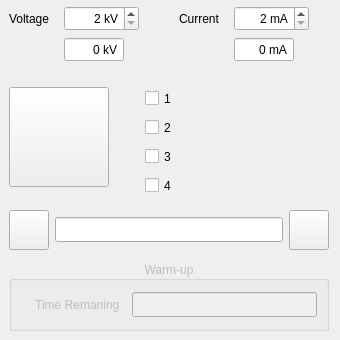
<?xml version="1.0" encoding="UTF-8"?>
<ui version="4.0">
 <class>TubeWidgetObject</class>
 <widget class="QWidget" name="TubeWidgetObject">
  <property name="geometry">
   <rect>
    <x>0</x>
    <y>0</y>
    <width>340</width>
    <height>340</height>
   </rect>
  </property>
  <property name="sizePolicy">
   <sizepolicy hsizetype="Fixed" vsizetype="Fixed">
    <horstretch>0</horstretch>
    <verstretch>0</verstretch>
   </sizepolicy>
  </property>
  <property name="minimumSize">
   <size>
    <width>340</width>
    <height>340</height>
   </size>
  </property>
  <property name="maximumSize">
   <size>
    <width>340</width>
    <height>340</height>
   </size>
  </property>
  <property name="windowTitle">
   <string>Form</string>
  </property>
  <layout class="QGridLayout" name="gridTubeWidgetObject">
   <property name="margin">
    <number>0</number>
   </property>
   <property name="spacing">
    <number>0</number>
   </property>
   <item row="1" column="0" alignment="Qt::AlignLeft|Qt::AlignTop">
    <widget class="QWidget" name="widgetTube" native="true">
     <property name="sizePolicy">
      <sizepolicy hsizetype="Fixed" vsizetype="Fixed">
       <horstretch>0</horstretch>
       <verstretch>0</verstretch>
      </sizepolicy>
     </property>
     <property name="minimumSize">
      <size>
       <width>340</width>
       <height>340</height>
      </size>
     </property>
     <property name="maximumSize">
      <size>
       <width>340</width>
       <height>340</height>
      </size>
     </property>
     <layout class="QGridLayout" name="gridWidgetTube">
      <property name="leftMargin">
       <number>9</number>
      </property>
      <property name="topMargin">
       <number>0</number>
      </property>
      <item row="1" column="2" rowspan="2">
       <widget class="QFrame" name="frameWarning">
        <property name="sizePolicy">
         <sizepolicy hsizetype="Fixed" vsizetype="Fixed">
          <horstretch>0</horstretch>
          <verstretch>0</verstretch>
         </sizepolicy>
        </property>
        <property name="minimumSize">
         <size>
          <width>100</width>
          <height>100</height>
         </size>
        </property>
        <property name="maximumSize">
         <size>
          <width>100</width>
          <height>100</height>
         </size>
        </property>
        <property name="frameShape">
         <enum>QFrame::NoFrame</enum>
        </property>
        <property name="frameShadow">
         <enum>QFrame::Plain</enum>
        </property>
        <layout class="QGridLayout" name="gridWarning">
         <property name="margin">
          <number>0</number>
         </property>
         <property name="spacing">
          <number>0</number>
         </property>
         <item row="0" column="0">
          <widget class="QPushButton" name="pushWarning">
           <property name="sizePolicy">
            <sizepolicy hsizetype="Fixed" vsizetype="Fixed">
             <horstretch>0</horstretch>
             <verstretch>0</verstretch>
            </sizepolicy>
           </property>
           <property name="minimumSize">
            <size>
             <width>100</width>
             <height>100</height>
            </size>
           </property>
           <property name="maximumSize">
            <size>
             <width>100</width>
             <height>100</height>
            </size>
           </property>
           <property name="toolTip">
            <string>Do not open doors</string>
           </property>
           <property name="text">
            <string/>
           </property>
           <property name="icon">
            <iconset resource="../include/icons.qrc">
             <normaloff>:/icons/images/dontopen.png</normaloff>:/icons/images/dontopen.png</iconset>
           </property>
           <property name="iconSize">
            <size>
             <width>100</width>
             <height>100</height>
            </size>
           </property>
           <property name="flat">
            <bool>true</bool>
           </property>
          </widget>
         </item>
        </layout>
       </widget>
      </item>
      <item row="4" column="0">
       <widget class="QGroupBox" name="groupWarmup">
        <property name="enabled">
         <bool>false</bool>
        </property>
        <property name="sizePolicy">
         <sizepolicy hsizetype="Fixed" vsizetype="Fixed">
          <horstretch>0</horstretch>
          <verstretch>0</verstretch>
         </sizepolicy>
        </property>
        <property name="minimumSize">
         <size>
          <width>320</width>
          <height>70</height>
         </size>
        </property>
        <property name="maximumSize">
         <size>
          <width>320</width>
          <height>70</height>
         </size>
        </property>
        <property name="title">
         <string>Warm-up</string>
        </property>
        <property name="alignment">
         <set>Qt::AlignCenter</set>
        </property>
        <layout class="QGridLayout" name="gridWarmup">
         <item row="0" column="1">
          <widget class="QLineEdit" name="dispTime">
           <property name="sizePolicy">
            <sizepolicy hsizetype="Expanding" vsizetype="Fixed">
             <horstretch>0</horstretch>
             <verstretch>0</verstretch>
            </sizepolicy>
           </property>
           <property name="minimumSize">
            <size>
             <width>140</width>
             <height>25</height>
            </size>
           </property>
           <property name="maximumSize">
            <size>
             <width>16777215</width>
             <height>25</height>
            </size>
           </property>
           <property name="palette">
            <palette>
             <active>
              <colorrole role="Text">
               <brush brushstyle="SolidPattern">
                <color alpha="255">
                 <red>255</red>
                 <green>0</green>
                 <blue>0</blue>
                </color>
               </brush>
              </colorrole>
             </active>
             <inactive>
              <colorrole role="Text">
               <brush brushstyle="SolidPattern">
                <color alpha="255">
                 <red>255</red>
                 <green>0</green>
                 <blue>0</blue>
                </color>
               </brush>
              </colorrole>
             </inactive>
             <disabled>
              <colorrole role="Text">
               <brush brushstyle="SolidPattern">
                <color alpha="255">
                 <red>139</red>
                 <green>142</green>
                 <blue>142</blue>
                </color>
               </brush>
              </colorrole>
             </disabled>
            </palette>
           </property>
           <property name="focusPolicy">
            <enum>Qt::NoFocus</enum>
           </property>
           <property name="toolTip">
            <string>Warm up time remaining</string>
           </property>
           <property name="alignment">
            <set>Qt::AlignCenter</set>
           </property>
           <property name="readOnly">
            <bool>true</bool>
           </property>
          </widget>
         </item>
         <item row="0" column="0">
          <widget class="QLabel" name="lblTime">
           <property name="sizePolicy">
            <sizepolicy hsizetype="Minimum" vsizetype="Fixed">
             <horstretch>0</horstretch>
             <verstretch>0</verstretch>
            </sizepolicy>
           </property>
           <property name="minimumSize">
            <size>
             <width>105</width>
             <height>25</height>
            </size>
           </property>
           <property name="maximumSize">
            <size>
             <width>16777215</width>
             <height>25</height>
            </size>
           </property>
           <property name="text">
            <string>Time Remaning  </string>
           </property>
           <property name="alignment">
            <set>Qt::AlignRight|Qt::AlignTrailing|Qt::AlignVCenter</set>
           </property>
          </widget>
         </item>
        </layout>
       </widget>
      </item>
      <item row="1" column="0" rowspan="2">
       <widget class="QFrame" name="frameHighVoltage">
        <property name="sizePolicy">
         <sizepolicy hsizetype="Fixed" vsizetype="Fixed">
          <horstretch>0</horstretch>
          <verstretch>0</verstretch>
         </sizepolicy>
        </property>
        <property name="minimumSize">
         <size>
          <width>100</width>
          <height>100</height>
         </size>
        </property>
        <property name="maximumSize">
         <size>
          <width>100</width>
          <height>100</height>
         </size>
        </property>
        <property name="frameShape">
         <enum>QFrame::NoFrame</enum>
        </property>
        <property name="frameShadow">
         <enum>QFrame::Plain</enum>
        </property>
        <layout class="QGridLayout" name="gridHighVoltage">
         <property name="margin">
          <number>0</number>
         </property>
         <property name="spacing">
          <number>0</number>
         </property>
         <item row="0" column="0">
          <widget class="QPushButton" name="pushHighVoltage">
           <property name="sizePolicy">
            <sizepolicy hsizetype="Fixed" vsizetype="Fixed">
             <horstretch>0</horstretch>
             <verstretch>0</verstretch>
            </sizepolicy>
           </property>
           <property name="minimumSize">
            <size>
             <width>100</width>
             <height>100</height>
            </size>
           </property>
           <property name="maximumSize">
            <size>
             <width>100</width>
             <height>100</height>
            </size>
           </property>
           <property name="toolTip">
            <string>High Voltage</string>
           </property>
           <property name="text">
            <string/>
           </property>
           <property name="icon">
            <iconset resource="../include/icons.qrc">
             <normaloff>:/icons/images/highvoltageoff.png</normaloff>
             <normalon>:/icons/images/highvoltage.png</normalon>:/icons/images/highvoltageoff.png</iconset>
           </property>
           <property name="iconSize">
            <size>
             <width>100</width>
             <height>100</height>
            </size>
           </property>
           <property name="checkable">
            <bool>true</bool>
           </property>
           <property name="checked">
            <bool>false</bool>
           </property>
           <property name="flat">
            <bool>false</bool>
           </property>
          </widget>
         </item>
        </layout>
       </widget>
      </item>
      <item row="3" column="0">
       <widget class="QFrame" name="frameError">
        <property name="sizePolicy">
         <sizepolicy hsizetype="Fixed" vsizetype="Fixed">
          <horstretch>0</horstretch>
          <verstretch>0</verstretch>
         </sizepolicy>
        </property>
        <property name="minimumSize">
         <size>
          <width>320</width>
          <height>50</height>
         </size>
        </property>
        <property name="maximumSize">
         <size>
          <width>320</width>
          <height>50</height>
         </size>
        </property>
        <property name="frameShape">
         <enum>QFrame::NoFrame</enum>
        </property>
        <property name="frameShadow">
         <enum>QFrame::Plain</enum>
        </property>
        <layout class="QGridLayout" name="gridError">
         <property name="horizontalSpacing">
          <number>6</number>
         </property>
         <property name="verticalSpacing">
          <number>0</number>
         </property>
         <property name="margin">
          <number>0</number>
         </property>
         <item row="1" column="1">
          <widget class="QPushButton" name="pushError">
           <property name="sizePolicy">
            <sizepolicy hsizetype="Fixed" vsizetype="Fixed">
             <horstretch>0</horstretch>
             <verstretch>0</verstretch>
            </sizepolicy>
           </property>
           <property name="minimumSize">
            <size>
             <width>40</width>
             <height>40</height>
            </size>
           </property>
           <property name="maximumSize">
            <size>
             <width>40</width>
             <height>40</height>
            </size>
           </property>
           <property name="toolTip">
            <string>Get Error Message from Tube</string>
           </property>
           <property name="text">
            <string/>
           </property>
           <property name="icon">
            <iconset resource="../include/icons.qrc">
             <normaloff>:/icons/images/error.png</normaloff>:/icons/images/error.png</iconset>
           </property>
           <property name="iconSize">
            <size>
             <width>40</width>
             <height>40</height>
            </size>
           </property>
           <property name="checkable">
            <bool>false</bool>
           </property>
          </widget>
         </item>
         <item row="1" column="2">
          <widget class="QLineEdit" name="dispError">
           <property name="sizePolicy">
            <sizepolicy hsizetype="Minimum" vsizetype="Fixed">
             <horstretch>0</horstretch>
             <verstretch>0</verstretch>
            </sizepolicy>
           </property>
           <property name="minimumSize">
            <size>
             <width>0</width>
             <height>25</height>
            </size>
           </property>
           <property name="maximumSize">
            <size>
             <width>166666</width>
             <height>25</height>
            </size>
           </property>
           <property name="focusPolicy">
            <enum>Qt::NoFocus</enum>
           </property>
           <property name="toolTip">
            <string>Error Message from Tube</string>
           </property>
           <property name="alignment">
            <set>Qt::AlignCenter</set>
           </property>
           <property name="readOnly">
            <bool>true</bool>
           </property>
          </widget>
         </item>
         <item row="1" column="3">
          <widget class="QPushButton" name="pushClear">
           <property name="sizePolicy">
            <sizepolicy hsizetype="Fixed" vsizetype="Fixed">
             <horstretch>0</horstretch>
             <verstretch>0</verstretch>
            </sizepolicy>
           </property>
           <property name="minimumSize">
            <size>
             <width>40</width>
             <height>40</height>
            </size>
           </property>
           <property name="maximumSize">
            <size>
             <width>40</width>
             <height>40</height>
            </size>
           </property>
           <property name="toolTip">
            <string>Clear Error Message in Tube</string>
           </property>
           <property name="text">
            <string/>
           </property>
           <property name="icon">
            <iconset resource="../include/icons.qrc">
             <normaloff>:/icons/images/erase.png</normaloff>:/icons/images/erase.png</iconset>
           </property>
           <property name="iconSize">
            <size>
             <width>30</width>
             <height>30</height>
            </size>
           </property>
           <property name="checkable">
            <bool>false</bool>
           </property>
          </widget>
         </item>
        </layout>
       </widget>
      </item>
      <item row="0" column="0" colspan="3">
       <widget class="QFrame" name="frameVoltage">
        <property name="sizePolicy">
         <sizepolicy hsizetype="Fixed" vsizetype="Fixed">
          <horstretch>0</horstretch>
          <verstretch>0</verstretch>
         </sizepolicy>
        </property>
        <property name="minimumSize">
         <size>
          <width>300</width>
          <height>70</height>
         </size>
        </property>
        <property name="maximumSize">
         <size>
          <width>300</width>
          <height>70</height>
         </size>
        </property>
        <property name="frameShape">
         <enum>QFrame::NoFrame</enum>
        </property>
        <property name="frameShadow">
         <enum>QFrame::Plain</enum>
        </property>
        <layout class="QGridLayout" name="gridVoltage">
         <property name="margin">
          <number>0</number>
         </property>
         <property name="spacing">
          <number>0</number>
         </property>
         <item row="1" column="2">
          <spacer name="horizontalSpacer">
           <property name="orientation">
            <enum>Qt::Horizontal</enum>
           </property>
           <property name="sizeHint" stdset="0">
            <size>
             <width>40</width>
             <height>20</height>
            </size>
           </property>
          </spacer>
         </item>
         <item row="0" column="0">
          <widget class="QLabel" name="lblVoltage">
           <property name="sizePolicy">
            <sizepolicy hsizetype="Fixed" vsizetype="Fixed">
             <horstretch>0</horstretch>
             <verstretch>0</verstretch>
            </sizepolicy>
           </property>
           <property name="minimumSize">
            <size>
             <width>55</width>
             <height>25</height>
            </size>
           </property>
           <property name="maximumSize">
            <size>
             <width>55</width>
             <height>25</height>
            </size>
           </property>
           <property name="sizeIncrement">
            <size>
             <width>50</width>
             <height>30</height>
            </size>
           </property>
           <property name="text">
            <string>Voltage </string>
           </property>
          </widget>
         </item>
         <item row="0" column="1">
          <widget class="QSpinBox" name="spinVoltage">
           <property name="minimumSize">
            <size>
             <width>75</width>
             <height>25</height>
            </size>
           </property>
           <property name="maximumSize">
            <size>
             <width>75</width>
             <height>25</height>
            </size>
           </property>
           <property name="toolTip">
            <string>Voltage</string>
           </property>
           <property name="alignment">
            <set>Qt::AlignRight|Qt::AlignTrailing|Qt::AlignVCenter</set>
           </property>
           <property name="keyboardTracking">
            <bool>false</bool>
           </property>
           <property name="suffix">
            <string> kV</string>
           </property>
           <property name="minimum">
            <number>2</number>
           </property>
           <property name="maximum">
            <number>60</number>
           </property>
           <property name="value">
            <number>2</number>
           </property>
          </widget>
         </item>
         <item row="0" column="3">
          <widget class="QLabel" name="lblCurrent">
           <property name="sizePolicy">
            <sizepolicy hsizetype="Fixed" vsizetype="Fixed">
             <horstretch>0</horstretch>
             <verstretch>0</verstretch>
            </sizepolicy>
           </property>
           <property name="minimumSize">
            <size>
             <width>55</width>
             <height>25</height>
            </size>
           </property>
           <property name="maximumSize">
            <size>
             <width>55</width>
             <height>25</height>
            </size>
           </property>
           <property name="sizeIncrement">
            <size>
             <width>50</width>
             <height>30</height>
            </size>
           </property>
           <property name="text">
            <string>Current </string>
           </property>
          </widget>
         </item>
         <item row="0" column="4">
          <widget class="QSpinBox" name="spinCurrent">
           <property name="minimumSize">
            <size>
             <width>75</width>
             <height>25</height>
            </size>
           </property>
           <property name="maximumSize">
            <size>
             <width>75</width>
             <height>25</height>
            </size>
           </property>
           <property name="toolTip">
            <string>Current</string>
           </property>
           <property name="alignment">
            <set>Qt::AlignRight|Qt::AlignTrailing|Qt::AlignVCenter</set>
           </property>
           <property name="keyboardTracking">
            <bool>false</bool>
           </property>
           <property name="suffix">
            <string> mA</string>
           </property>
           <property name="minimum">
            <number>2</number>
           </property>
           <property name="maximum">
            <number>80</number>
           </property>
          </widget>
         </item>
         <item row="1" column="1">
          <widget class="QSpinBox" name="spinActualVoltage">
           <property name="minimumSize">
            <size>
             <width>60</width>
             <height>25</height>
            </size>
           </property>
           <property name="maximumSize">
            <size>
             <width>60</width>
             <height>25</height>
            </size>
           </property>
           <property name="focusPolicy">
            <enum>Qt::NoFocus</enum>
           </property>
           <property name="toolTip">
            <string>Voltage</string>
           </property>
           <property name="alignment">
            <set>Qt::AlignRight|Qt::AlignTrailing|Qt::AlignVCenter</set>
           </property>
           <property name="readOnly">
            <bool>true</bool>
           </property>
           <property name="buttonSymbols">
            <enum>QAbstractSpinBox::NoButtons</enum>
           </property>
           <property name="keyboardTracking">
            <bool>false</bool>
           </property>
           <property name="suffix">
            <string> kV</string>
           </property>
           <property name="minimum">
            <number>0</number>
           </property>
           <property name="maximum">
            <number>60</number>
           </property>
           <property name="value">
            <number>0</number>
           </property>
          </widget>
         </item>
         <item row="1" column="4">
          <widget class="QSpinBox" name="spinActualCurrent">
           <property name="minimumSize">
            <size>
             <width>60</width>
             <height>25</height>
            </size>
           </property>
           <property name="maximumSize">
            <size>
             <width>60</width>
             <height>25</height>
            </size>
           </property>
           <property name="focusPolicy">
            <enum>Qt::NoFocus</enum>
           </property>
           <property name="toolTip">
            <string>Voltage</string>
           </property>
           <property name="alignment">
            <set>Qt::AlignRight|Qt::AlignTrailing|Qt::AlignVCenter</set>
           </property>
           <property name="readOnly">
            <bool>true</bool>
           </property>
           <property name="buttonSymbols">
            <enum>QAbstractSpinBox::NoButtons</enum>
           </property>
           <property name="keyboardTracking">
            <bool>false</bool>
           </property>
           <property name="suffix">
            <string> mA</string>
           </property>
           <property name="minimum">
            <number>0</number>
           </property>
           <property name="maximum">
            <number>80</number>
           </property>
           <property name="value">
            <number>0</number>
           </property>
          </widget>
         </item>
        </layout>
       </widget>
      </item>
      <item row="2" column="1">
       <widget class="QFrame" name="frameShutters">
        <property name="sizePolicy">
         <sizepolicy hsizetype="Fixed" vsizetype="Fixed">
          <horstretch>0</horstretch>
          <verstretch>0</verstretch>
         </sizepolicy>
        </property>
        <property name="minimumSize">
         <size>
          <width>100</width>
          <height>120</height>
         </size>
        </property>
        <property name="maximumSize">
         <size>
          <width>100</width>
          <height>120</height>
         </size>
        </property>
        <property name="frameShape">
         <enum>QFrame::NoFrame</enum>
        </property>
        <property name="frameShadow">
         <enum>QFrame::Plain</enum>
        </property>
        <layout class="QGridLayout" name="gridShutters">
         <property name="margin">
          <number>0</number>
         </property>
         <property name="spacing">
          <number>0</number>
         </property>
         <item row="1" column="0">
          <widget class="QCheckBox" name="chkShutter2">
           <property name="sizePolicy">
            <sizepolicy hsizetype="Fixed" vsizetype="Fixed">
             <horstretch>0</horstretch>
             <verstretch>0</verstretch>
            </sizepolicy>
           </property>
           <property name="minimumSize">
            <size>
             <width>60</width>
             <height>25</height>
            </size>
           </property>
           <property name="maximumSize">
            <size>
             <width>60</width>
             <height>25</height>
            </size>
           </property>
           <property name="toolTip">
            <string>Shutter 2</string>
           </property>
           <property name="text">
            <string>2</string>
           </property>
          </widget>
         </item>
         <item row="0" column="0">
          <widget class="QCheckBox" name="chkShutter1">
           <property name="sizePolicy">
            <sizepolicy hsizetype="Fixed" vsizetype="Fixed">
             <horstretch>0</horstretch>
             <verstretch>0</verstretch>
            </sizepolicy>
           </property>
           <property name="minimumSize">
            <size>
             <width>60</width>
             <height>25</height>
            </size>
           </property>
           <property name="maximumSize">
            <size>
             <width>60</width>
             <height>25</height>
            </size>
           </property>
           <property name="toolTip">
            <string>Shutter 1</string>
           </property>
           <property name="text">
            <string>1</string>
           </property>
          </widget>
         </item>
         <item row="2" column="0">
          <widget class="QCheckBox" name="chkShutter3">
           <property name="sizePolicy">
            <sizepolicy hsizetype="Fixed" vsizetype="Fixed">
             <horstretch>0</horstretch>
             <verstretch>0</verstretch>
            </sizepolicy>
           </property>
           <property name="minimumSize">
            <size>
             <width>60</width>
             <height>25</height>
            </size>
           </property>
           <property name="maximumSize">
            <size>
             <width>60</width>
             <height>25</height>
            </size>
           </property>
           <property name="toolTip">
            <string>Shutter 3</string>
           </property>
           <property name="text">
            <string>3</string>
           </property>
          </widget>
         </item>
         <item row="3" column="0">
          <widget class="QCheckBox" name="chkShutter4">
           <property name="sizePolicy">
            <sizepolicy hsizetype="Fixed" vsizetype="Fixed">
             <horstretch>0</horstretch>
             <verstretch>0</verstretch>
            </sizepolicy>
           </property>
           <property name="minimumSize">
            <size>
             <width>60</width>
             <height>25</height>
            </size>
           </property>
           <property name="maximumSize">
            <size>
             <width>60</width>
             <height>25</height>
            </size>
           </property>
           <property name="toolTip">
            <string>Shutter 4</string>
           </property>
           <property name="text">
            <string>4</string>
           </property>
          </widget>
         </item>
        </layout>
       </widget>
      </item>
     </layout>
    </widget>
   </item>
  </layout>
 </widget>
 <resources>
  <include location="../include/icons.qrc"/>
 </resources>
 <connections/>
</ui>
